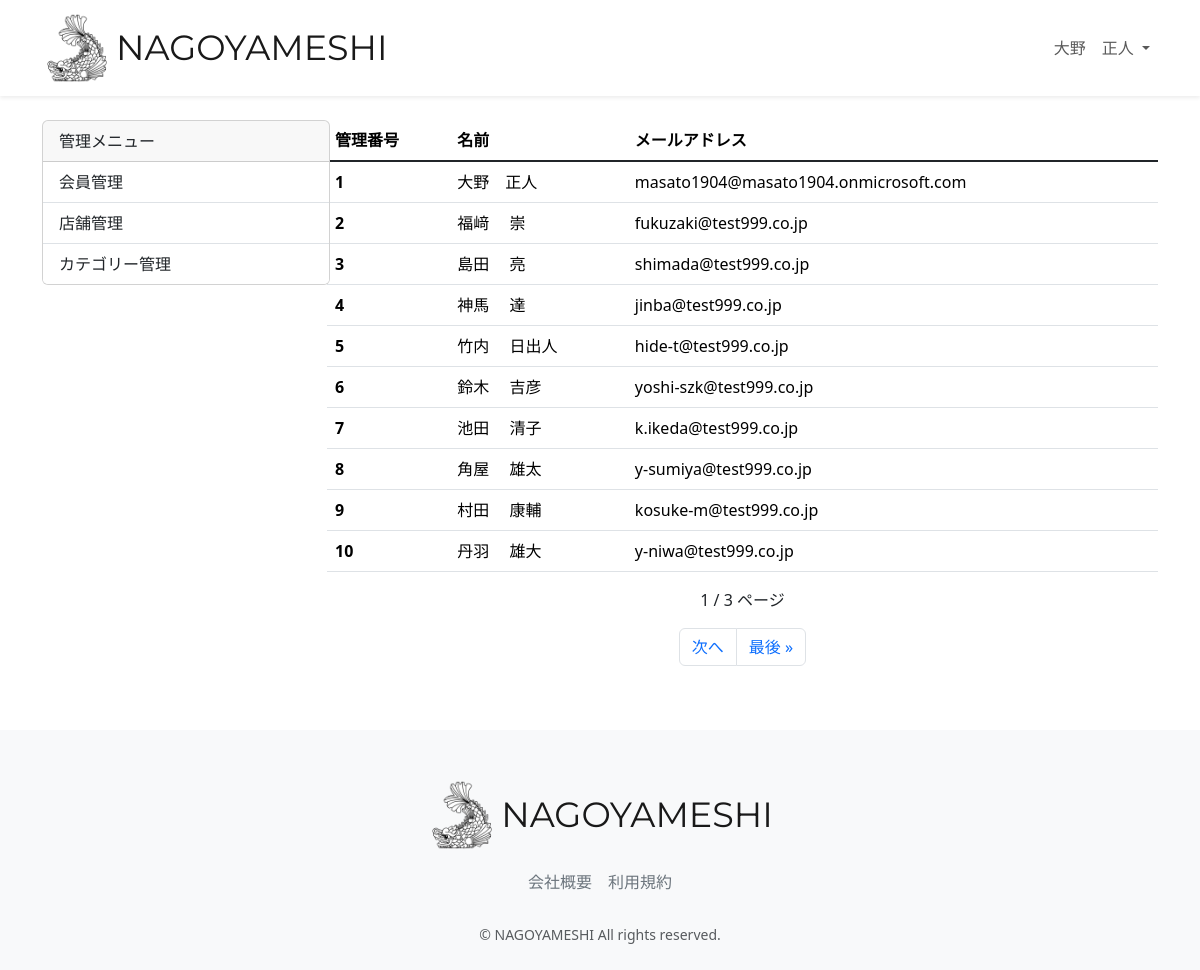
The page /accounts/management_user (signed in) on the database its author committed.
### accounts/models.py (models this page shows, shortened)
class CustomUser(AbstractUser):
    user_name = models.CharField(
        max_length=128, null=True, blank=True, verbose_name="ユーザー名前"
    )
    hurigana = models.CharField(
        max_length=128, null=True, blank=True, verbose_name="フリガナ"
    )
    zip_code = models.CharField(
        max_length=16, null=True, blank=True, verbose_name="郵便番号"
    )
    address = models.CharField(
        max_length=255, null=True, blank=True, verbose_name="住所"
    )
    phone_number = models.CharField(
        max_length=20, null=True, blank=True, verbose_name="電話番号"
    )
    birthday = models.CharField(
        max_length=20, null=True, blank=True, verbose_name="誕生日"
    )
    job = models.CharField(max_length=255, null=True, blank=True, verbose_name="職業")
    subscription = models.BooleanField(default=False, verbose_name="有料会員")
    class Meta:
        verbose_name = '会員一覧'
        verbose_name_plural = "会員一覧"

### accounts/views.py (the view)
# urls.py: path('management_user', views.UserList.as_view(),name='management_user',),
class UserList(OnlyManagementUserMixin, ListView):
    template_name = 'management/management_user.html'
    model = CustomUser
    paginate_by = 10

### accounts/mixins.py (called while the page is built)
    def test_func(self):
        user = self.request.user
        return user.is_staff

### accounts/templates/management/management_user.html (shortened to what this page needs)
{% extends "layout/base.html" %}
{% load static %}
{% block content %}
<main>
  <br>
  <div class="container nagoyameshi-container pb-5">
    <div class="row justify-content-center">
      <div class="col-xl-3 col-lg-4 col-md-12">
        <div class="card" style="width: 18rem;">
          <div class="card-header">
            管理メニュー
          </div>
          <ul class="list-group list-group-flush">
            <li class="list-group-item">
              <a class="dropdown-item" href="{% url 'management_user' %}">会員管理</a>
            </li>
            <li class="list-group-item">
              <a class="dropdown-item" href="{% url 'management_shop' %}">店舗管理</a>
            </li>
            <li class="list-group-item">
              <a class="dropdown-item" href="{% url 'management_category' %}">カテゴリー管理</a>
            </li>
          </ul>
        </div>
      </div>
      <div class="col">
        <div class="d-flex justify-content-between flex-wrap">
          <table class="table">
            <thead>
              <tr>
                <th scope="col">管理番号</th>
                <th scope="col">名前</th>
                <th scope="col">メールアドレス</th>
              </tr>
            </thead>
            <tbody class="table-group-divider">
              <tr>
                {% for CustomUser in object_list %}
                <th scope="row">{{ CustomUser.id }}</th>
                <td>{{ CustomUser.user_name }}</td>
                <td>{{ CustomUser.email }}</td>
              </tr>
              {% endfor %}
            </tbody>
          </table>
        </div>
          <p class="text-center">
            {{ page_obj.number }} / {{ page_obj.paginator.num_pages }} ページ<br>
          </p>
          <nav aria-label="Page navigation example">
            <ul class="pagination justify-content-center">
              {% if page_obj.has_next %}
              <li class="page-item"><a class="page-link" href="?page={{ page_obj.next_page_number }}">次へ</a></li>
              <li class="page-item"><a class="page-link" href="?page={{ page_obj.paginator.num_pages }}">最後 &raquo;</a></li>
              {% endif %}
            </ul>
          </nav>
      </div>
    </div>
  </div>
</main>
{% endblock %}

### restaurant/templates/layout/base.html (shortened to what this page needs)
{% load static %}
<!DOCTYPE html>
<html lang="ja">
  <head>
    <link href="https://cdn.jsdelivr.net/npm/bootstrap@5.3.3/dist/css/bootstrap.min.css" rel="stylesheet">
    <link href="{% static 'css/nagoyameshi.css' %}" rel="stylesheet">
  </head>
  <body>
    <div id="app" class="wrapper">
      <nav class="navbar navbar-expand-md navbar-light bg-white shadow-sm">
        <div class="container nagoyameshi-container">
          <a class="navbar-brand app-name" href="{% url 'top_page' %}">
            <div class="d-flex align-items-center">
              <img class="nagoyameshi-logo me-1" src="{% static 'images/logo/logo.png' %}" alt="nagoyameshi">
              NAGOYAMESHI
            </div>
          </a>
          <div class="collapse navbar-collapse" id="navbarSupportedContent">
            <ul class="navbar-nav ms-auto">
              {% if user.subscription %}
              <li class="nav-item dropdown">
                <a id="navbarDropdown" class="nav-link dropdown-toggle" href="#" role="button" data-bs-toggle="dropdown" aria-haspopup="true" aria-expanded="false" v-pre>
                  {{ user.user_name }}
                </a>
              </li>
              {% endif %}
            </ul>
          </div>
        </div>
      </nav>
      {% block content %}{% endblock %}
      <footer class="bg-light">
        <div class="d-flex justify-content-center footer-logo">
          <a class="navbar-brand app-name" href="{% url 'top_page' %}">
            <div class="d-flex align-items-center">
              <img class="nagoyameshi-logo me-1" src="{% static 'images/logo/logo.png' %}" alt="nagoyameshi">
              NAGOYAMESHI
            </div>
          </a>
        </div>
        <div class="d-flex justify-content-center footer-link">
          <a href="{% url 'company_page' %}" class="link-secondary me-3">会社概要</a>
          <a href="{% url 'terms_page' %}" class="link-secondary">利用規約</a>
        </div>
        <p class="text-center text-muted small mb-0">&copy; NAGOYAMESHI All rights reserved.</p>
      </footer>
    </div>
  </body>
</html>

### static/css/nagoyameshi.css (style rules this page uses)
.wrapper { min-height: 100vh; position: relative; padding-bottom: 240px; box-sizing: border-box; }
.nagoyameshi-logo { height: 70px; }
.app-name { font-family: "Montserrat", sans-serif; font-optical-sizing: auto; font-weight: weight; font-style: normal; font-size: 35px; color: #191919; }
footer { width: 100%; height: 240px; position: absolute; bottom: 0; padding: 50px 15px; }
.footer-logo { margin-bottom: 20px; }
.footer-link { margin-bottom: 30px; }
a { text-decoration: none !important; }

### rows shown on the page
CustomUser: user_name "大野 正人", id "1", email "masato1904@masato1904.onmicrosoft.com"
CustomUser: id "2", user_name "福﨑 崇", email "fukuzaki@test999.co.jp"
CustomUser: id "3", user_name "島田 亮", email "shimada@test999.co.jp"
CustomUser: id "4", user_name "神馬 達", email "jinba@test999.co.jp"
CustomUser: id "5", user_name "竹内 日出人", email "hide-t@test999.co.jp"
CustomUser: id "6", user_name "鈴木 吉彦", email "yoshi-szk@test999.co.jp"
CustomUser: id "7", user_name "池田 清子", email "k.ikeda@test999.co.jp"
CustomUser: id "8", user_name "角屋 雄太", email "y-sumiya@test999.co.jp"
CustomUser: id "9", user_name "村田 康輔", email "kosuke-m@test999.co.jp"
CustomUser: id "10", user_name "丹羽 雄大", email "y-niwa@test999.co.jp"

### other values the page prints
{{ page_obj.number }} "1"
{{ page_obj.paginator.num_pages }} "3"
